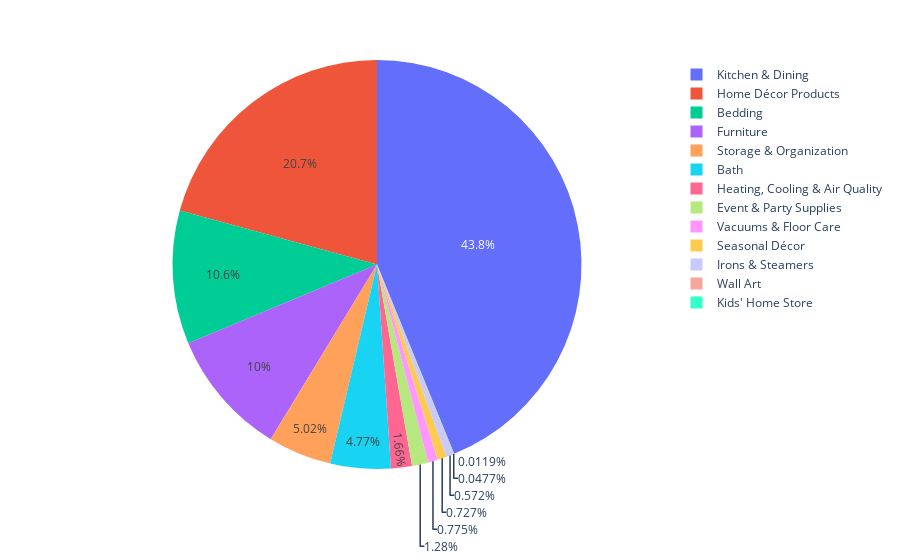
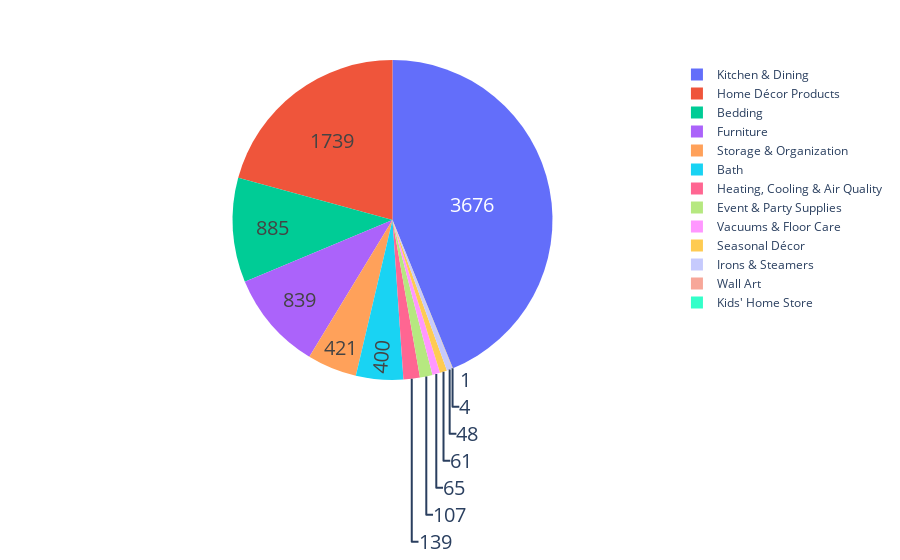

The notebook cell saved with these charts, in order:
### Code cell
df=check1.groupby('path1', as_index=False).count()[['path1','asin']]

fig = px.pie(df, values='asin', names='path1')
fig.show()

fig.update_traces(hoverinfo='label+percent', textinfo='value', textfont_size=20,
                  )
fig.show()

### Figure 1 — Plotly figure (JSON) as saved in the notebook; plotly's stock layout.template omitted (floating-point values rounded to 4 significant figures)
{"data": [{"domain": {"x": [0, 1], "y": [0, 1]}, "hovertemplate": "path1=%{label}<br>asin=%{value}<extra></extra>", "labels": ["Bath", "Bedding", "Event & Party Supplies", "Furniture", "Heating, Cooling & Air Quality", "Home Décor Products", "Irons & Steamers", "Kids' Home Store", "Kitchen & Dining", "Seasonal Décor", "Storage & Organization", "Vacuums & Floor Care", "Wall Art"], "legendgroup": "", "name": "", "showlegend": true, "type": "pie", "values": [400, 885, 107, 839, 139, 1739, 48, 1, 3676, 61, 421, 65, 4]}], "layout": {"legend": {"tracegroupgap": 0}, "margin": {"t": 60}}}

### Figure 2 — Plotly figure (JSON) as saved in the notebook; plotly's stock layout.template omitted (floating-point values rounded to 4 significant figures)
{"data": [{"domain": {"x": [0, 1], "y": [0, 1]}, "hoverinfo": "label+percent", "hovertemplate": "path1=%{label}<br>asin=%{value}<extra></extra>", "labels": ["Bath", "Bedding", "Event & Party Supplies", "Furniture", "Heating, Cooling & Air Quality", "Home Décor Products", "Irons & Steamers", "Kids' Home Store", "Kitchen & Dining", "Seasonal Décor", "Storage & Organization", "Vacuums & Floor Care", "Wall Art"], "legendgroup": "", "name": "", "showlegend": true, "textfont": {"size": 20}, "textinfo": "value", "type": "pie", "values": [400, 885, 107, 839, 139, 1739, 48, 1, 3676, 61, 421, 65, 4]}], "layout": {"legend": {"tracegroupgap": 0}, "margin": {"t": 60}}}
